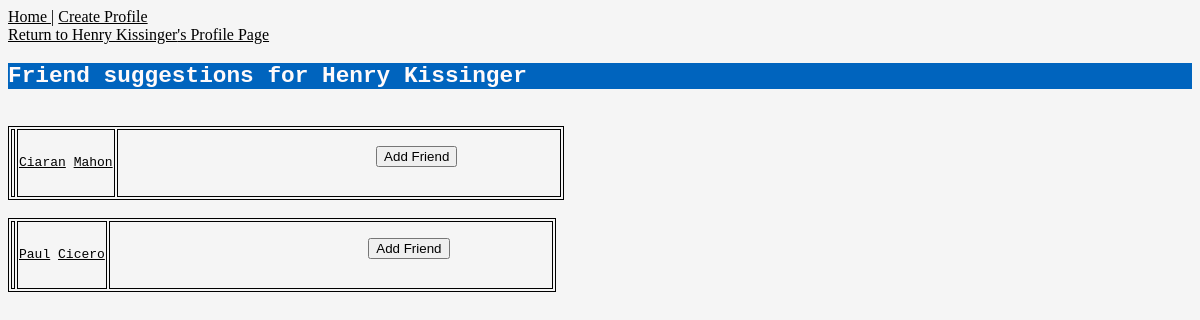
The app's page /mini_fb/profile/13/show_possible_friends with its own data.
### mini_fb/models.py (models this page shows, shortened)
class Profile(models.Model):
    first_name = models.TextField(blank=True)
    last_name = models.TextField(blank=True)
    city = models.TextField(blank=True)
    email_address = models.TextField(blank=True)
    profile_picture_url = models.URLField(blank=True)
    friends = models.ManyToManyField("self")
    def get_friends(self):
        person = Profile.objects.filter(id=self.pk)[0]
        friends = person.friends.all()
        return friends
    def get_friend_suggestions(self):
        friends = self.get_friends()
        friend_suggestions = Profile.objects.exclude(pk__in=friends).exclude(id=self.pk)
        return friend_suggestions

### mini_fb/views.py (the view)
# urls.py: path('profile/<int:pk>/show_possible_friends', ShowPossibleFriendsView.as_view(), name='show_possible_friends'),
class ShowPossibleFriendsView(DetailView):
    model = Profile
    queryset = Profile.objects.all()
    context_object_name = 'profile'
    template_name = 'mini_fb/show_possible_friends.html'

### mini_fb/templates/mini_fb/show_possible_friends.html (shortened to what this page needs)
{% extends "mini_fb/base.html" %}
{% block content %}
<a href="{% url 'show_profile_page' profile.pk %}"> Return to {{profile.first_name}} {{profile.last_name}}'s Profile Page</a>
<h2>Friend suggestions for {{profile.first_name}} {{profile.last_name}}</h2>
{% for f in profile.get_friend_suggestions %}
<table border="1">
    <tr>
        <td align="center"><a href="{% url 'show_profile_page' f.pk %}"><img src='{{f.image_url}}' style='max-width: 200;'></a></td>
        <td align="center"><a href="{% url 'show_profile_page' f.pk %}">{{f.first_name}}</a> <a href="{% url 'show_profile_page' f.pk %}">{{f.last_name}}</a></td>
        <td>
            <form method='POST' action="{% url 'add_friend' profile_pk=profile.pk friend_pk=f.pk %}" enctype="multipart/form-data">
                <input type='submit' name="Add Friend" value="Add Friend">
            </form>
        </td>
    </tr>
</table>
{% endfor %}
{% endblock %}

### mini_fb/templates/mini_fb/base.html (style rules this page uses)
body { background-color: whitesmoke; }
a { color: black; }
h2 { font-family: monospace; font-size: 175%; background-color: rgb(0, 100, 190); color: snow; }
table, th, td { font-family: monospace; border: 1px; border-style: solid; border-color: black; border-width: 1px; }

### records on screen
Profile: first_name "Henry", last_name "Kissinger"
Profile: first_name "Ciaran", last_name "Mahon"
Profile: first_name "Paul", last_name "Cicero"
